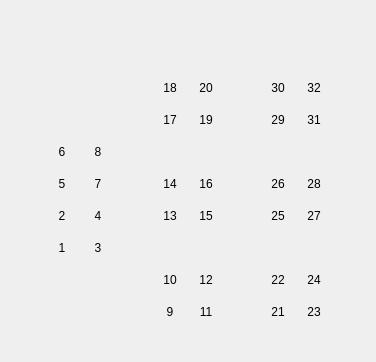
         <widget class="QWidget" name="scrollAreaWidgetContents">
          <property name="geometry">
           <rect>
            <x>0</x>
            <y>0</y>
            <width>372</width>
            <height>362</height>
           </rect>
          </property>
          <property name="styleSheet">
           <string notr="true"/>
          </property>
          <layout class="QGridLayout" name="gridLayout_2">
           <item row="5" column="5">
            <widget class="QLabel" name="labelSeat_Sun_19">
             <property name="minimumSize">
              <size>
               <width>30</width>
               <height>23</height>
              </size>
             </property>
             <property name="styleSheet">
              <string notr="true">font: 16pt &quot;Meiryo UI&quot;;
image: url(:/map/resources/available.png);</string>
             </property>
             <property name="text">
              <string>19</string>
             </property>
             <property name="scaledContents">
              <bool>false</bool>
             </property>
             <property name="alignment">
              <set>Qt::AlignBottom|Qt::AlignHCenter</set>
             </property>
            </widget>
           </item>
           <item row="7" column="8">
            <widget class="QLabel" name="labelSeat_Sun_28">
             <property name="minimumSize">
              <size>
               <width>30</width>
               <height>23</height>
              </size>
             </property>
             <property name="styleSheet">
              <string notr="true">font: 16pt &quot;Meiryo UI&quot;;
image: url(:/map/resources/available.png);</string>
             </property>
             <property name="text">
              <string>28</string>
             </property>
             <property name="scaledContents">
              <bool>false</bool>
             </property>
             <property name="alignment">
              <set>Qt::AlignBottom|Qt::AlignHCenter</set>
             </property>
            </widget>
           </item>
           <item row="8" column="1">
            <widget class="QLabel" name="labelSeat_Sun_2">
             <property name="minimumSize">
              <size>
               <width>30</width>
               <height>23</height>
              </size>
             </property>
             <property name="styleSheet">
              <string notr="true">font: 16pt &quot;Meiryo UI&quot;;
image: url(:/map/resources/available.png);</string>
             </property>
             <property name="text">
              <string>2</string>
             </property>
             <property name="scaledContents">
              <bool>false</bool>
             </property>
             <property name="alignment">
              <set>Qt::AlignBottom|Qt::AlignHCenter</set>
             </property>
            </widget>
           </item>
           <item row="10" column="5">
            <widget class="QLabel" name="labelSeat_Sun_12">
             <property name="minimumSize">
              <size>
               <width>30</width>
               <height>23</height>
              </size>
             </property>
             <property name="styleSheet">
              <string notr="true">font: 16pt &quot;Meiryo UI&quot;;
image: url(:/map/resources/available.png);</string>
             </property>
             <property name="text">
              <string>12</string>
             </property>
             <property name="scaledContents">
              <bool>false</bool>
             </property>
             <property name="alignment">
              <set>Qt::AlignBottom|Qt::AlignHCenter</set>
             </property>
            </widget>
           </item>
           <item row="5" column="4">
            <widget class="QLabel" name="labelSeat_Sun_17">
             <property name="minimumSize">
              <size>
               <width>30</width>
               <height>23</height>
              </size>
             </property>
             <property name="styleSheet">
              <string notr="true">font: 16pt &quot;Meiryo UI&quot;;
image: url(:/map/resources/available.png);</string>
             </property>
             <property name="text">
              <string>17</string>
             </property>
             <property name="scaledContents">
              <bool>false</bool>
             </property>
             <property name="alignment">
              <set>Qt::AlignBottom|Qt::AlignHCenter</set>
             </property>
            </widget>
           </item>
           <item row="6" column="1">
            <widget class="QLabel" name="labelSeat_Sun_6">
             <property name="minimumSize">
              <size>
               <width>30</width>
               <height>23</height>
              </size>
             </property>
             <property name="styleSheet">
              <string notr="true">font: 16pt &quot;Meiryo UI&quot;;
image: url(:/map/resources/available.png);</string>
             </property>
             <property name="text">
              <string>6</string>
             </property>
             <property name="scaledContents">
              <bool>false</bool>
             </property>
             <property name="alignment">
              <set>Qt::AlignBottom|Qt::AlignHCenter</set>
             </property>
            </widget>
           </item>
           <item row="7" column="5">
            <widget class="QLabel" name="labelSeat_Sun_16">
             <property name="minimumSize">
              <size>
               <width>30</width>
               <height>23</height>
              </size>
             </property>
             <property name="styleSheet">
              <string notr="true">font: 16pt &quot;Meiryo UI&quot;;
image: url(:/map/resources/available.png);</string>
             </property>
             <property name="text">
              <string>16</string>
             </property>
             <property name="scaledContents">
              <bool>false</bool>
             </property>
             <property name="alignment">
              <set>Qt::AlignBottom|Qt::AlignHCenter</set>
             </property>
            </widget>
           </item>
           <item row="10" column="8">
            <widget class="QLabel" name="labelSeat_Sun_24">
             <property name="minimumSize">
              <size>
               <width>30</width>
               <height>23</height>
              </size>
             </property>
             <property name="styleSheet">
              <string notr="true">font: 16pt &quot;Meiryo UI&quot;;
image: url(:/map/resources/available.png);</string>
             </property>
             <property name="text">
              <string>24</string>
             </property>
             <property name="scaledContents">
              <bool>false</bool>
             </property>
             <property name="alignment">
              <set>Qt::AlignBottom|Qt::AlignHCenter</set>
             </property>
            </widget>
           </item>
           <item row="8" column="5">
            <widget class="QLabel" name="labelSeat_Sun_15">
             <property name="minimumSize">
              <size>
               <width>30</width>
               <height>23</height>
              </size>
             </property>
             <property name="styleSheet">
              <string notr="true">font: 16pt &quot;Meiryo UI&quot;;
image: url(:/map/resources/available.png);</string>
             </property>
             <property name="text">
              <string>15</string>
             </property>
             <property name="scaledContents">
              <bool>false</bool>
             </property>
             <property name="alignment">
              <set>Qt::AlignBottom|Qt::AlignHCenter</set>
             </property>
            </widget>
           </item>
           <item row="5" column="8">
            <widget class="QLabel" name="labelSeat_Sun_31">
             <property name="minimumSize">
              <size>
               <width>30</width>
               <height>23</height>
              </size>
             </property>
             <property name="styleSheet">
              <string notr="true">font: 16pt &quot;Meiryo UI&quot;;
image: url(:/map/resources/available.png);</string>
             </property>
             <property name="text">
              <string>31</string>
             </property>
             <property name="scaledContents">
              <bool>false</bool>
             </property>
             <property name="alignment">
              <set>Qt::AlignBottom|Qt::AlignHCenter</set>
             </property>
            </widget>
           </item>
           <item row="10" column="7">
            <widget class="QLabel" name="labelSeat_Sun_22">
             <property name="minimumSize">
              <size>
               <width>30</width>
               <height>23</height>
              </size>
             </property>
             <property name="styleSheet">
              <string notr="true">font: 16pt &quot;Meiryo UI&quot;;
image: url(:/map/resources/available.png);</string>
             </property>
             <property name="text">
              <string>22</string>
             </property>
             <property name="scaledContents">
              <bool>false</bool>
             </property>
             <property name="alignment">
              <set>Qt::AlignBottom|Qt::AlignHCenter</set>
             </property>
            </widget>
           </item>
           <item row="7" column="7">
            <widget class="QLabel" name="labelSeat_Sun_26">
             <property name="minimumSize">
              <size>
               <width>30</width>
               <height>23</height>
              </size>
             </property>
             <property name="styleSheet">
              <string notr="true">font: 16pt &quot;Meiryo UI&quot;;
image: url(:/map/resources/available.png);</string>
             </property>
             <property name="text">
              <string>26</string>
             </property>
             <property name="scaledContents">
              <bool>false</bool>
             </property>
             <property name="alignment">
              <set>Qt::AlignBottom|Qt::AlignHCenter</set>
             </property>
            </widget>
           </item>
           <item row="11" column="7">
            <widget class="QLabel" name="labelSeat_Sun_21">
             <property name="minimumSize">
              <size>
               <width>30</width>
               <height>23</height>
              </size>
             </property>
             <property name="styleSheet">
              <string notr="true">font: 16pt &quot;Meiryo UI&quot;;
image: url(:/map/resources/available.png);</string>
             </property>
             <property name="text">
              <string>21</string>
             </property>
             <property name="scaledContents">
              <bool>false</bool>
             </property>
             <property name="alignment">
              <set>Qt::AlignBottom|Qt::AlignHCenter</set>
             </property>
            </widget>
           </item>
           <item row="8" column="8">
            <widget class="QLabel" name="labelSeat_Sun_27">
             <property name="minimumSize">
              <size>
               <width>30</width>
               <height>23</height>
              </size>
             </property>
             <property name="styleSheet">
              <string notr="true">font: 16pt &quot;Meiryo UI&quot;;
image: url(:/map/resources/available.png);</string>
             </property>
             <property name="text">
              <string>27</string>
             </property>
             <property name="scaledContents">
              <bool>false</bool>
             </property>
             <property name="alignment">
              <set>Qt::AlignBottom|Qt::AlignHCenter</set>
             </property>
            </widget>
           </item>
           <item row="8" column="7">
            <widget class="QLabel" name="labelSeat_Sun_25">
             <property name="minimumSize">
              <size>
               <width>30</width>
               <height>23</height>
              </size>
             </property>
             <property name="styleSheet">
              <string notr="true">font: 16pt &quot;Meiryo UI&quot;;
image: url(:/map/resources/available.png);</string>
             </property>
             <property name="text">
              <string>25</string>
             </property>
             <property name="scaledContents">
              <bool>false</bool>
             </property>
             <property name="alignment">
              <set>Qt::AlignBottom|Qt::AlignHCenter</set>
             </property>
            </widget>
           </item>
           <item row="8" column="2">
            <widget class="QLabel" name="labelSeat_Sun_4">
             <property name="minimumSize">
              <size>
               <width>30</width>
               <height>23</height>
              </size>
             </property>
             <property name="styleSheet">
              <string notr="true">font: 16pt &quot;Meiryo UI&quot;;
image: url(:/map/resources/available.png);</string>
             </property>
             <property name="text">
              <string>4</string>
             </property>
             <property name="scaledContents">
              <bool>false</bool>
             </property>
             <property name="alignment">
              <set>Qt::AlignBottom|Qt::AlignHCenter</set>
             </property>
            </widget>
           </item>
           <item row="4" column="3" rowspan="9">
            <widget class="QLabel" name="labelSeat_Sun_gap2">
             <property name="minimumSize">
              <size>
               <width>30</width>
               <height>207</height>
              </size>
             </property>
             <property name="text">
              <string/>
             </property>
            </widget>
           </item>
           <item row="4" column="8">
            <widget class="QLabel" name="labelSeat_Sun_32">
             <property name="minimumSize">
              <size>
               <width>30</width>
               <height>23</height>
              </size>
             </property>
             <property name="styleSheet">
              <string notr="true">font: 16pt &quot;Meiryo UI&quot;;
image: url(:/map/resources/available.png);</string>
             </property>
             <property name="text">
              <string>32</string>
             </property>
             <property name="scaledContents">
              <bool>false</bool>
             </property>
             <property name="alignment">
              <set>Qt::AlignBottom|Qt::AlignHCenter</set>
             </property>
            </widget>
           </item>
           <item row="4" column="5">
            <widget class="QLabel" name="labelSeat_Sun_20">
             <property name="minimumSize">
              <size>
               <width>30</width>
               <height>23</height>
              </size>
             </property>
             <property name="styleSheet">
              <string notr="true">font: 16pt &quot;Meiryo UI&quot;;
image: url(:/map/resources/available.png);</string>
             </property>
             <property name="text">
              <string>20</string>
             </property>
             <property name="scaledContents">
              <bool>false</bool>
             </property>
             <property name="alignment">
              <set>Qt::AlignBottom|Qt::AlignHCenter</set>
             </property>
            </widget>
           </item>
           <item row="9" column="2">
            <widget class="QLabel" name="labelSeat_Sun_3">
             <property name="minimumSize">
              <size>
               <width>30</width>
               <height>23</height>
              </size>
             </property>
             <property name="styleSheet">
              <string notr="true">font: 16pt &quot;Meiryo UI&quot;;
image: url(:/map/resources/available.png);</string>
             </property>
             <property name="text">
              <string>3</string>
             </property>
             <property name="scaledContents">
              <bool>false</bool>
             </property>
             <property name="alignment">
              <set>Qt::AlignBottom|Qt::AlignHCenter</set>
             </property>
            </widget>
           </item>
           <item row="7" column="4">
            <widget class="QLabel" name="labelSeat_Sun_14">
             <property name="minimumSize">
              <size>
               <width>30</width>
               <height>23</height>
              </size>
             </property>
             <property name="styleSheet">
              <string notr="true">font: 16pt &quot;Meiryo UI&quot;;
image: url(:/map/resources/available.png);</string>
             </property>
             <property name="text">
              <string>14</string>
             </property>
             <property name="scaledContents">
              <bool>false</bool>
             </property>
             <property name="alignment">
              <set>Qt::AlignBottom|Qt::AlignHCenter</set>
             </property>
            </widget>
           </item>
           <item row="5" column="7">
            <widget class="QLabel" name="labelSeat_Sun_29">
             <property name="minimumSize">
              <size>
               <width>30</width>
               <height>23</height>
              </size>
             </property>
             <property name="styleSheet">
              <string notr="true">font: 16pt &quot;Meiryo UI&quot;;
image: url(:/map/resources/available.png);</string>
             </property>
             <property name="text">
              <string>29</string>
             </property>
             <property name="scaledContents">
              <bool>false</bool>
             </property>
             <property name="alignment">
              <set>Qt::AlignBottom|Qt::AlignHCenter</set>
             </property>
            </widget>
           </item>
           <item row="4" column="4">
            <widget class="QLabel" name="labelSeat_Sun_18">
             <property name="minimumSize">
              <size>
               <width>30</width>
               <height>23</height>
              </size>
             </property>
             <property name="styleSheet">
              <string notr="true">font: 16pt &quot;Meiryo UI&quot;;
image: url(:/map/resources/available.png);</string>
             </property>
             <property name="text">
              <string>18</string>
             </property>
             <property name="scaledContents">
              <bool>false</bool>
             </property>
             <property name="alignment">
              <set>Qt::AlignBottom|Qt::AlignHCenter</set>
             </property>
            </widget>
           </item>
           <item row="4" column="0" rowspan="9">
            <widget class="QLabel" name="labelSeat_Sun_gap1">
             <property name="minimumSize">
              <size>
               <width>30</width>
               <height>207</height>
              </size>
             </property>
             <property name="text">
              <string/>
             </property>
             <property name="alignment">
              <set>Qt::AlignCenter</set>
             </property>
            </widget>
           </item>
           <item row="10" column="4">
            <widget class="QLabel" name="labelSeat_Sun_10">
             <property name="minimumSize">
              <size>
               <width>30</width>
               <height>23</height>
              </size>
             </property>
             <property name="styleSheet">
              <string notr="true">font: 16pt &quot;Meiryo UI&quot;;
image: url(:/map/resources/available.png);</string>
             </property>
             <property name="text">
              <string>10</string>
             </property>
             <property name="scaledContents">
              <bool>false</bool>
             </property>
             <property name="alignment">
              <set>Qt::AlignBottom|Qt::AlignHCenter</set>
             </property>
            </widget>
           </item>
           <item row="7" column="1">
            <widget class="QLabel" name="labelSeat_Sun_5">
             <property name="minimumSize">
              <size>
               <width>30</width>
               <height>23</height>
              </size>
             </property>
             <property name="styleSheet">
              <string notr="true">font: 16pt &quot;Meiryo UI&quot;;
image: url(:/map/resources/available.png);</string>
             </property>
             <property name="text">
              <string>5</string>
             </property>
             <property name="scaledContents">
              <bool>false</bool>
             </property>
             <property name="alignment">
              <set>Qt::AlignBottom|Qt::AlignHCenter</set>
             </property>
            </widget>
           </item>
           <item row="8" column="4">
            <widget class="QLabel" name="labelSeat_Sun_13">
             <property name="minimumSize">
              <size>
               <width>30</width>
               <height>23</height>
              </size>
             </property>
             <property name="styleSheet">
              <string notr="true">font: 16pt &quot;Meiryo UI&quot;;
image: url(:/map/resources/available.png);</string>
             </property>
             <property name="text">
              <string>13</string>
             </property>
             <property name="scaledContents">
              <bool>false</bool>
             </property>
             <property name="alignment">
              <set>Qt::AlignBottom|Qt::AlignHCenter</set>
             </property>
            </widget>
           </item>
           <item row="9" column="1">
            <widget class="QLabel" name="labelSeat_Sun_1">
             <property name="minimumSize">
              <size>
               <width>30</width>
               <height>23</height>
              </size>
             </property>
             <property name="styleSheet">
              <string notr="true">font: 16pt &quot;Meiryo UI&quot;;
image: url(:/map/resources/available.png);</string>
             </property>
             <property name="text">
              <string>1</string>
             </property>
             <property name="scaledContents">
              <bool>false</bool>
             </property>
             <property name="alignment">
              <set>Qt::AlignBottom|Qt::AlignHCenter</set>
             </property>
            </widget>
           </item>
           <item row="4" column="7">
            <widget class="QLabel" name="labelSeat_Sun_30">
             <property name="minimumSize">
              <size>
               <width>30</width>
               <height>23</height>
              </size>
             </property>
             <property name="styleSheet">
              <string notr="true">font: 16pt &quot;Meiryo UI&quot;;
image: url(:/map/resources/available.png);</string>
             </property>
             <property name="text">
              <string>30</string>
             </property>
             <property name="scaledContents">
              <bool>false</bool>
             </property>
             <property name="alignment">
              <set>Qt::AlignBottom|Qt::AlignHCenter</set>
             </property>
            </widget>
           </item>
           <item row="6" column="2">
            <widget class="QLabel" name="labelSeat_Sun_8">
             <property name="minimumSize">
              <size>
               <width>30</width>
               <height>23</height>
              </size>
             </property>
             <property name="styleSheet">
              <string notr="true">font: 16pt &quot;Meiryo UI&quot;;
image: url(:/map/resources/available.png);</string>
             </property>
             <property name="text">
              <string>8</string>
             </property>
             <property name="scaledContents">
              <bool>false</bool>
             </property>
             <property name="alignment">
              <set>Qt::AlignBottom|Qt::AlignHCenter</set>
             </property>
            </widget>
           </item>
           <item row="11" column="8">
            <widget class="QLabel" name="labelSeat_Sun_23">
             <property name="minimumSize">
              <size>
               <width>30</width>
               <height>23</height>
              </size>
             </property>
             <property name="styleSheet">
              <string notr="true">font: 16pt &quot;Meiryo UI&quot;;
image: url(:/map/resources/available.png);</string>
             </property>
             <property name="text">
              <string>23</string>
             </property>
             <property name="scaledContents">
              <bool>false</bool>
             </property>
             <property name="alignment">
              <set>Qt::AlignBottom|Qt::AlignHCenter</set>
             </property>
            </widget>
           </item>
           <item row="4" column="9" rowspan="9">
            <widget class="QLabel" name="labelSeat_Sun_gap4">
             <property name="minimumSize">
              <size>
               <width>30</width>
               <height>207</height>
              </size>
             </property>
             <property name="text">
              <string/>
             </property>
            </widget>
           </item>
           <item row="11" column="4">
            <widget class="QLabel" name="labelSeat_Sun_9">
             <property name="minimumSize">
              <size>
               <width>30</width>
               <height>23</height>
              </size>
             </property>
             <property name="styleSheet">
              <string notr="true">font: 16pt &quot;Meiryo UI&quot;;
image: url(:/map/resources/available.png);</string>
             </property>
             <property name="text">
              <string>9</string>
             </property>
             <property name="scaledContents">
              <bool>false</bool>
             </property>
             <property name="alignment">
              <set>Qt::AlignBottom|Qt::AlignHCenter</set>
             </property>
            </widget>
           </item>
           <item row="7" column="2">
            <widget class="QLabel" name="labelSeat_Sun_7">
             <property name="minimumSize">
              <size>
               <width>30</width>
               <height>23</height>
              </size>
             </property>
             <property name="styleSheet">
              <string notr="true">font: 16pt &quot;Meiryo UI&quot;;
image: url(:/map/resources/available.png);</string>
             </property>
             <property name="text">
              <string>7</string>
             </property>
             <property name="scaledContents">
              <bool>false</bool>
             </property>
             <property name="alignment">
              <set>Qt::AlignBottom|Qt::AlignHCenter</set>
             </property>
            </widget>
           </item>
           <item row="11" column="5">
            <widget class="QLabel" name="labelSeat_Sun_11">
             <property name="minimumSize">
              <size>
               <width>30</width>
               <height>23</height>
              </size>
             </property>
             <property name="styleSheet">
              <string notr="true">font: 16pt &quot;Meiryo UI&quot;;
image: url(:/map/resources/available.png);</string>
             </property>
             <property name="text">
              <string>11</string>
             </property>
             <property name="scaledContents">
              <bool>false</bool>
             </property>
             <property name="alignment">
              <set>Qt::AlignBottom|Qt::AlignHCenter</set>
             </property>
            </widget>
           </item>
           <item row="4" column="6" rowspan="9">
            <widget class="QLabel" name="labelSeat_Sun_gap3">
             <property name="minimumSize">
              <size>
               <width>30</width>
               <height>207</height>
              </size>
             </property>
             <property name="text">
              <string/>
             </property>
            </widget>
           </item>
           <item row="0" column="0" rowspan="2" colspan="10">
            <widget class="QLabel" name="labelSeat_Sun_gap5">
             <property name="minimumSize">
              <size>
               <width>300</width>
               <height>23</height>
              </size>
             </property>
             <property name="styleSheet">
              <string notr="true">font: 28pt &quot;微软雅黑&quot;;
color: rgb(255, 85, 0);</string>
             </property>
             <property name="text">
              <string/>
             </property>
             <property name="alignment">
              <set>Qt::AlignCenter</set>
             </property>
            </widget>
           </item>
           <item row="12" column="1" colspan="2">
            <widget class="QLabel" name="labelSeat_Sun_gap6">
             <property name="minimumSize">
              <size>
               <width>60</width>
               <height>23</height>
              </size>
             </property>
             <property name="styleSheet">
              <string notr="true"/>
             </property>
             <property name="text">
              <string/>
             </property>
             <property name="scaledContents">
              <bool>false</bool>
             </property>
             <property name="alignment">
              <set>Qt::AlignBottom|Qt::AlignHCenter</set>
             </property>
            </widget>
           </item>
          </layout>
         </widget>
